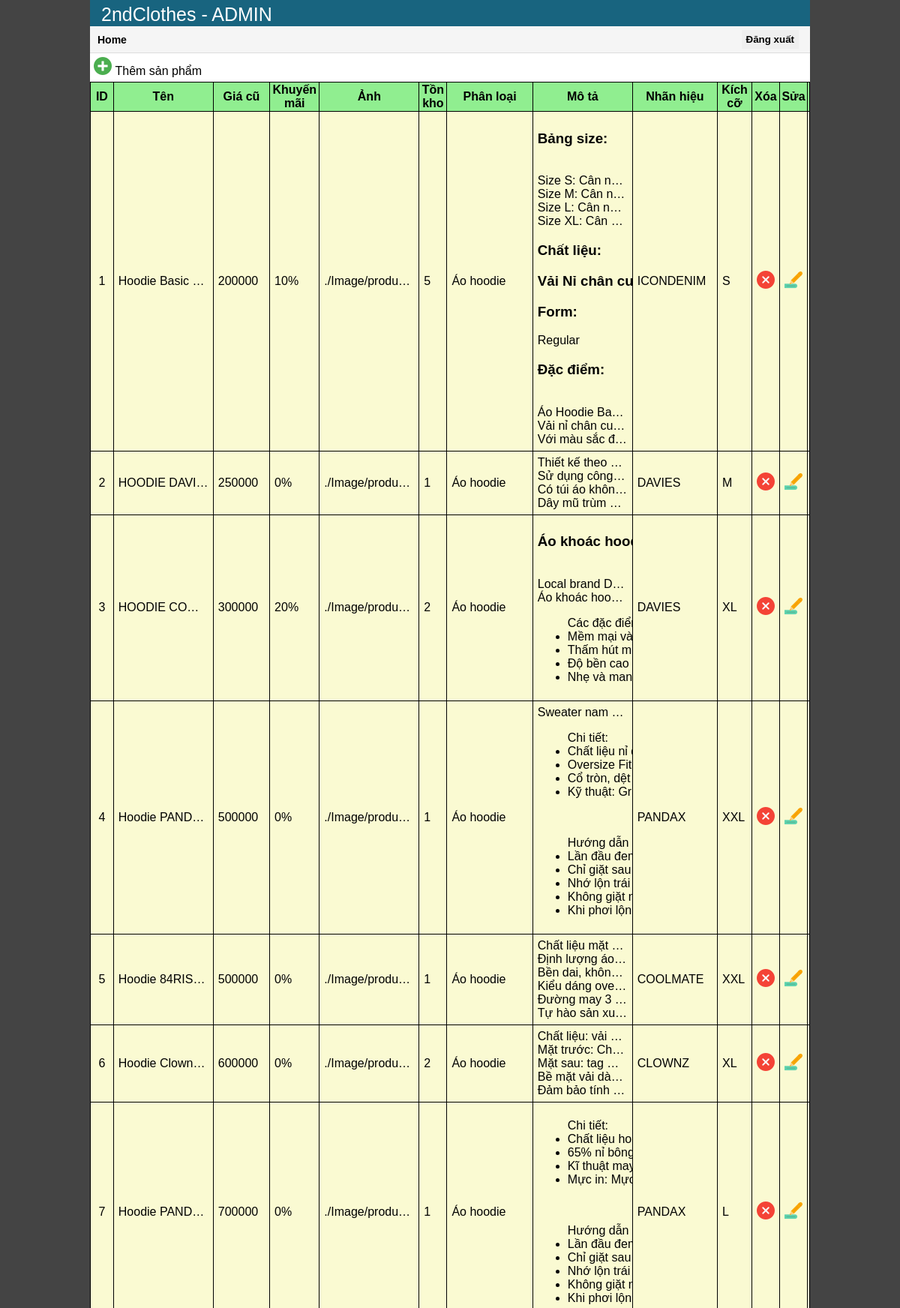
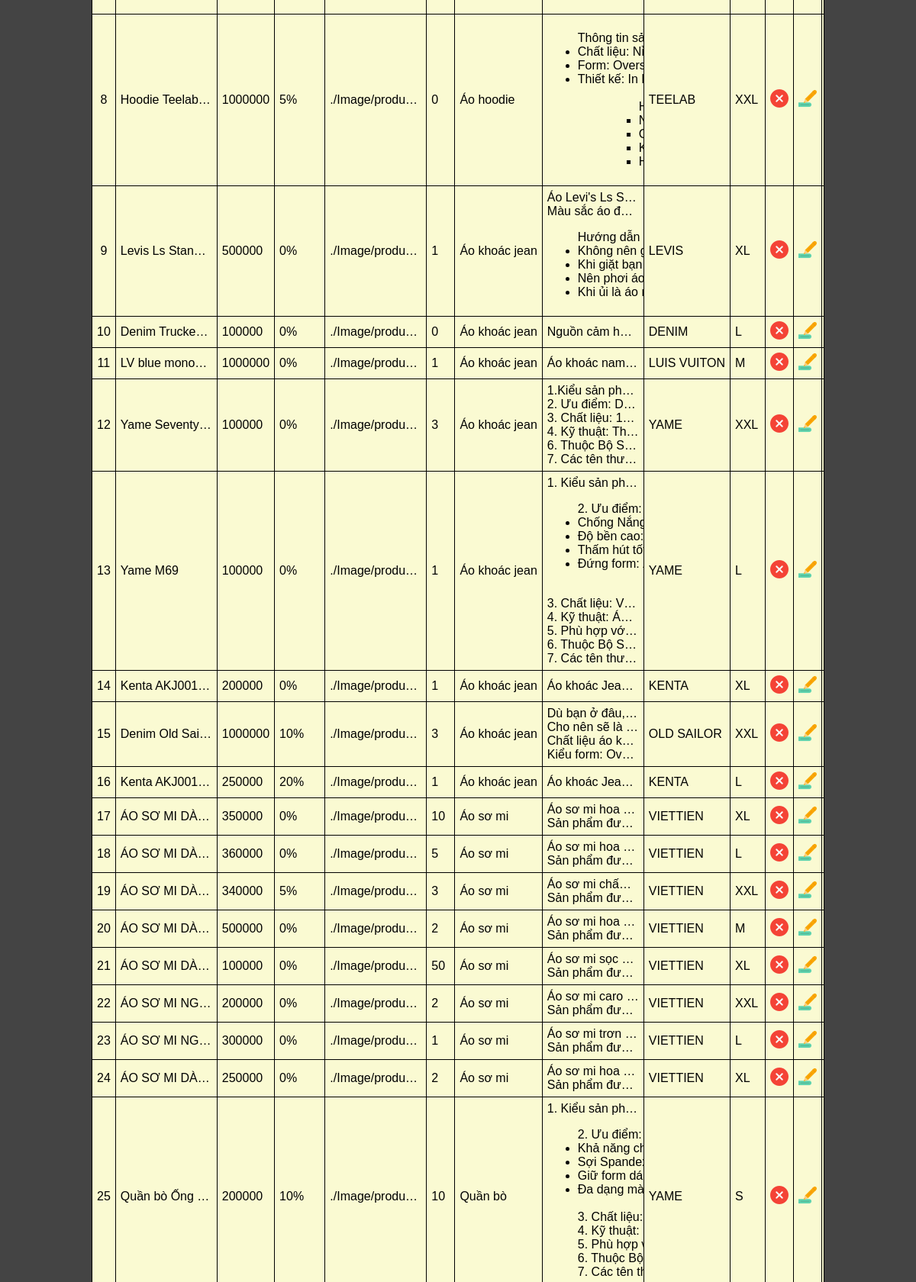
/admin/admin.php (upper part), run on the app's committed database (2 pictures, top to bottom).
### tables this page shows
CREATE TABLE `product` (
  `productID` int(11) NOT NULL,
  `productname` varchar(50) NOT NULL,
  `category` varchar(50) NOT NULL,
  `price` int(11) DEFAULT NULL,
  `discount` float DEFAULT NULL,
  `size` varchar(10) DEFAULT NULL,
  `instock` int(11) DEFAULT NULL,
  `description` mediumtext DEFAULT NULL,
  `image` varchar(200) DEFAULT NULL,
  `brand` varchar(50) NOT NULL
);

### admin/admin.php (the view, shortened to what this page needs)
<?php
    require_once 'connectdb.php';
?>
<!DOCTYPE html>
<html lang="en">
<head>
    <link rel="stylesheet" href="./css/style.css">
    <?php
            $isBill = $_GET['bill'];
    ?>
</head>
<body>
    <div class="container">
        <header>2ndClothes - ADMIN</header>
        <div class="menu">
            <a href="index.php" class="home">Home</a>
            <form method="post" action="./login/logout.php">
                <input type="submit" name="logout" value="Đăng xuất">
            </form>
        </div>
        <?php if($isBill==0){ ?>
                    <div class="productContainer">
            <div class="addProduct">
                <a href="./function/addProduct.php">
                    <img src="./images/add_icon.png"/>
                    <div class="addText">Thêm sản phẩm</div>
                </a>
            </div>
                <table class="view">
                    <tr class="view-head">
                        <th class="productID" width="10px">ID</th>
                        <th class="productName">Tên</th>
                        <th class="productOldPrice">Giá cũ</th>
                        <th class="productNewPrice">Khuyến mãi</th>
                        <th class="productImg1">Ảnh </th>
                        <th class="productImg2">Tồn kho</th>
                        <th class="productCategory">Phân loại</th>
                        <th class="productDescription">Mô tả</th>
                        <th class="productBrand">Nhãn hiệu</th>
                        <th class="productSize">Kích cỡ</th>
                        <th class="productDelete">Xóa</th>
                        <th class="productEdit">Sửa</th>
                        <th></th>
                    </tr>
                            <?php
                                try {
                                    $sql = "SELECT * FROM product";
                                    $kq = $conn->query($sql);
                                }
                                catch (Exception $e){
                                    die("Lỗi thực thi sql: " . $e->getMessage() ) ;
                                }
                                foreach($kq as $i){
                                    echo "<tr>";
                                    echo "<td class='cell' style='text-align: center'>", $i['productID'], "</td>";
                                    echo "<td class='cell'>", $i['productname'], "</td>";
                                    echo "<td class='cell'>", $i['price'], "</td>";
                                    echo "<td class='cell'>", $i['discount'], "%</td>";
                                    echo "<td class='cell'>", $i['image'], "</td>";
                                    echo "<td class='cell'>", $i['instock'], "</td>";
                                    echo "<td class='cell'>", $i['category'], "</td>";
                                    echo "<td class='cell'>", $i['description'], "</td>";
                                    echo "<td class='cell'>", $i['brand'], "</td>";
                                    echo "<td class='cell'>", $i['size'], "</td>";
                                    ?>
                                    <td class='cell'><a href="./function/deleteProduct.php?productID=<?=$i['productID']?>"><img src="./images/delete_icon.png"/></a></td>
                                    <td class='cell'><a href="./function/editProduct.php?productID=<?=$i['productID']?>"><img src="./images/edit_icon.png"/></a></td>
                                    <?php
                                    echo "</tr>";
                                }
                            ?>
                </table>
        </div>
        <?php } ?>
    </div>
</body>
</html>

### admin/css/style.css (style rules this page uses)
body { background-color: #444; margin: 0; font-family: Arial, Helvetica, sans-serif; }
* { text-decoration: none; }
.container { background-color: white; width: 80%; margin-left: 10%; height: 100%; }
header { max-width: 100%; height: 25px; padding: 5px 5px; background-color: #18647f; color: white; font-size: 25px; text-indent: 10px; }
.menu { max-width: 100%; height: 25px; padding: 5px 5px; font-size: 14px; background-color: #f5f5f5; border-bottom: 1px solid #ddd; }
.home { margin-left: 0px; display: inline-block; padding: 5px; color: black; font-weight: bold; }
.menu form { float:right; display: inline; padding: 0px 10px 6px 10px; height: 100%; }
.menu form input { border: none; height: 100%; font-weight: bold; }
.addProduct { float: left; margin: auto; width: 150px; padding: 5px; justify-content: center; }
.addText { display: inline; margin-bottom: 5px; color: black; height: 100%; flex-wrap: overflow; }
.productContainer { max-width: 100%; height: 100%; }
table, th, tr, td { border: 1px solid black; border-collapse: collapse; background-color: lightgoldenrodyellow; }
th,tr,td:hover { background-color:lightgreen; }
td { max-width: 120px; overflow: hidden; text-overflow: ellipsis; white-space: nowrap; padding: 6px; }

### data on the page
product: productID "1", productname "Hoodie Basic…", price "200000", discount "10", image "./Image/produ…", instock "5", category "Áo hoodie", description "Bảng size: Size S: Cân n Size M: Cân n Size L: Cân n Size XL: Cân Chất liệu: Vải Nỉ chân Form: Regular Đặc điểm: Áo Hoodie Ba Vải nỉ chân cu Với màu sắc đ…", brand "ICONDENIM", size "S"
product: productID "2", productname "HOODIE DAVI…", price "250000", discount "0", image "./Image/produ…", instock "1", category "Áo hoodie", description "Thiết kế theo Sử dụng công Có túi áo khôn Dây mũ trùm…", brand "DAVIES", size "M"
product: productID "3", productname "HOODIE CO…", price "300000", discount "20", image "./Image/produ…", instock "2", category "Áo hoodie", description "Áo khoác h Local brand D Áo khoác hoo Các đặc Mềm mạ Thấm hú Độ bền c Nhẹ và…", brand "DAVIES", size "XL"
product: productID "4", productname "Hoodie PAND…", price "500000", discount "0", image "./Image/produ…", instock "1", category "Áo hoodie", description "Sweater nam Chi tiết: Chất liệu Oversize Cổ tròn, Kỹ thuật: Hướng d Lần đầu Chỉ giặt Nhớ lộn Không gi Khi phơi…", brand "PANDAX", size "XXL"
product: productID "5", productname "Hoodie 84RISI…", price "500000", discount "0", image "./Image/produ…", instock "1", category "Áo hoodie", description "Chất liệu mặt Định lượng áo Bền dai, khôn Kiểu dáng ove Đường may 3 Tự hào sản xu…", brand "COOLMATE", size "XXL"
product: productID "6", productname "Hoodie Clown…", price "600000", discount "0", image "./Image/produ…", instock "2", category "Áo hoodie", description "Chất liệu: vải Mặt trước: Ch Mặt sau: tag C Bề mặt vải dà Đảm bảo tính…", brand "CLOWNZ", size "XL"
product: productID "7", productname "Hoodie PAND…", price "700000", discount "0", image "./Image/produ…", instock "1", category "Áo hoodie", description "Chi tiết: Chất liệu 65% nỉ b Kĩ thuật Mực in: Hướng d Lần đầu Chỉ giặt Nhớ lộn Không gi Khi phơi…", brand "PANDAX", size "L"
product: productID "8", productname "Hoodie Teelab…", price "1000000", discount "5", image "./Image/produ…", instock "0", category "Áo hoodie", description "Thông ti Chất liệu Form: O Thiết kế:…", brand "TEELAB", size "XXL"
product: productID "9", productname "Levis Ls Stan…", price "500000", discount "0", image "./Image/produ…", instock "1", category "Áo khoác jean", description "Áo Levi's Ls S Màu sắc áo đ Hướng d Không n Khi giặt Nên phơ Khi ủi là…", brand "LEVIS", size "XL"
product: productID "10", productname "Denim Trucker…", price "100000", discount "0", image "./Image/produ…", instock "0", category "Áo khoác jean", description "Nguồn cảm h…", brand "DENIM", size "L"
product: productID "11", productname "LV blue mono…", price "1000000", discount "0", image "./Image/produ…", instock "1", category "Áo khoác jean", description "Áo khoác nam…", brand "LUIS VUITON", size "M"
product: productID "12", productname "Yame Seventy…", price "100000", discount "0", image "./Image/produ…", instock "3", category "Áo khoác jean", description "1.Kiểu sản ph 2. Ưu điểm: D 3. Chất liệu: 1 4. Kỹ thuật: Th 6. Thuộc Bộ S 7. Các tên thư…", brand "YAME", size "XXL"
product: productID "13", productname "Yame M69", price "100000", discount "0", image "./Image/produ…", instock "1", category "Áo khoác jean", description "1. Kiểu sản ph 2. Ưu đi Chống N Độ bền c Thấm hú Đứng for 3. Chất liệu: V 4. Kỹ thuật: Á 5. Phù hợp vớ 6. Thuộc Bộ S 7. Các tên thư…", brand "YAME", size "L"
product: productID "14", productname "Kenta AKJ0013A", price "200000", discount "0", image "./Image/produ…", instock "1", category "Áo khoác jean", description "Áo khoác Jea…", brand "KENTA", size "XL"
product: productID "15", productname "Denim Old Sailor", price "1000000", discount "10", image "./Image/produ…", instock "3", category "Áo khoác jean", description "Dù bạn ở đâu, Cho nên sẽ là Chất liệu áo k Kiểu form: Ov…", brand "OLD SAILOR", size "XXL"
product: productID "16", productname "Kenta AKJ0013B", price "250000", discount "20", image "./Image/produ…", instock "1", category "Áo khoác jean", description "Áo khoác Jea…", brand "KENTA", size "L"
product: productID "17", productname "ÁO SƠ MI DÀ…", price "350000", discount "0", image "./Image/produ…", instock "10", category "Áo sơ mi", description "Áo sơ mi hoa Sản phẩm đư…", brand "VIETTIEN", size "XL"
product: productID "18", productname "ÁO SƠ MI DÀ…", price "360000", discount "0", image "./Image/produ…", instock "5", category "Áo sơ mi", description "Áo sơ mi hoa Sản phẩm đư…", brand "VIETTIEN", size "L"
product: productID "19", productname "ÁO SƠ MI DÀ…", price "340000", discount "5", image "./Image/produ…", instock "3", category "Áo sơ mi", description "Áo sơ mi chấ Sản phẩm đư…", brand "VIETTIEN", size "XXL"
product: productID "20", productname "ÁO SƠ MI DÀ…", price "500000", discount "0", image "./Image/produ…", instock "2", category "Áo sơ mi", description "Áo sơ mi hoa Sản phẩm đư…", brand "VIETTIEN", size "M"
product: productID "21", productname "ÁO SƠ MI DÀ…", price "100000", discount "0", image "./Image/produ…", instock "50", category "Áo sơ mi", description "Áo sơ mi sọc Sản phẩm đư…", brand "VIETTIEN", size "XL"
product: productID "22", productname "ÁO SƠ MI NG…", price "200000", discount "0", image "./Image/produ…", instock "2", category "Áo sơ mi", description "Áo sơ mi caro Sản phẩm đư…", brand "VIETTIEN", size "XXL"
product: productID "23", productname "ÁO SƠ MI NG…", price "300000", discount "0", image "./Image/produ…", instock "1", category "Áo sơ mi", description "Áo sơ mi trơn Sản phẩm đư…", brand "VIETTIEN", size "L"
product: productID "24", productname "ÁO SƠ MI DÀ…", price "250000", discount "0", image "./Image/produ…", instock "2", category "Áo sơ mi", description "Áo sơ mi hoa Sản phẩm đư…", brand "VIETTIEN", size "XL"
product: productID "25", productname "Quần bò Ống…", price "200000", discount "10", image "./Image/produ…", instock "10", category "Quần bò", description "1. Kiểu sản ph 2. Ưu đi Khả năn Sợi Spa Giữ form Đa dạng 3. Chất li 4. Kỹ thu 5. Phù h 6. Thuộc 7. Các tê…", brand "YAME", size "S"
